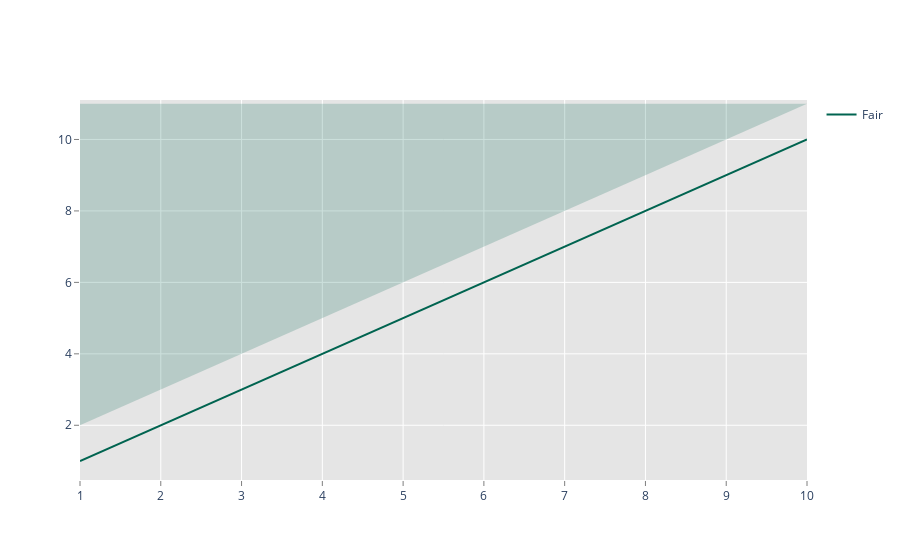

Notebook code cell kept with this figure:
### Code cell
import chart_studio.plotly as py
import plotly.graph_objs as go

x = [1, 2, 3, 4, 5, 6, 7, 8, 9, 10]
x_rev = x[::-1]

# Line 1
y1 = [1, 2, 3, 4, 5, 6, 7, 8, 9, 10]
y1_upper = [2, 3, 4, 5, 6, 7, 8, 9, 10, 11]
y1_lower = [0, 1, 2, 3, 4, 5, 6, 7, 8, 9]
y1_lower = y1_lower[::-1]

# Line 2
y2 = [5, 2.5, 5, 7.5, 5, 2.5, 7.5, 4.5, 5.5, 5]
y2_upper = [5.5, 3, 5.5, 8, 6, 3, 8, 5, 6, 5.5]
y2_lower = [4.5, 2, 4.4, 7, 4, 2, 7, 4, 5, 4.75]
y2_lower = y2_lower[::-1]

# Line 3
y3 = [10, 8, 6, 4, 2, 0, 2, 4, 2, 0]
y3_upper = [11, 9, 7, 5, 3, 1, 3, 5, 3, 1]
y3_lower = [9, 7, 5, 3, 1, -.5, 1, 3, 1, -1]
y3_lower = y3_lower[::-1]

trace1 = go.Scatter(
    x=x,
    y=y1_upper+y1_lower,
    fill='tozerox',
    fillcolor='rgba(0,100,80,0.2)',
    line=dict(color='rgba(255,255,255,0)'),
    showlegend=False,
    name='Fair',
)
trace2 = go.Scatter(
    x=x+x_rev,
    y=y2_upper+y2_lower,
    fill='tozerox',
    fillcolor='rgba(0,176,246,0.2)',
    line=dict(color='rgba(255,255,255,0)'),
    name='Premium',
    showlegend=False,
)
trace3 = go.Scatter(
    x=x+x_rev,
    y=y3_upper+y3_lower,
    fill='tozerox',
    fillcolor='rgba(231,107,243,0.2)',
    line=dict(color='rgba(255,255,255,0)'),
    showlegend=False,
    name='Fair',
)
trace4 = go.Scatter(
    x=x,
    y=y1,
    line=dict(color='rgb(0,100,80)'),
    mode='lines',
    name='Fair',
)
trace5 = go.Scatter(
    x=x,
    y=y2,
    line=dict(color='rgb(0,176,246)'),
    mode='lines',
    name='Premium',
)
trace6 = go.Scatter(
    x=x,
    y=y3,
    line=dict(color='rgb(231,107,243)'),
    mode='lines',
    name='Ideal',
)

data = [trace1, trace4] # trace2, trace3, trace4, trace5, trace6]

layout = go.Layout(
    paper_bgcolor='rgb(255,255,255)',
    plot_bgcolor='rgb(229,229,229)',
    xaxis=dict(
        gridcolor='rgb(255,255,255)',
        range=[1,10],
        showgrid=True,
        showline=False,
        showticklabels=True,
        tickcolor='rgb(127,127,127)',
        ticks='outside',
        zeroline=False
    ),
    yaxis=dict(
        gridcolor='rgb(255,255,255)',
        showgrid=True,
        showline=False,
        showticklabels=True,
        tickcolor='rgb(127,127,127)',
        ticks='outside',
        zeroline=False
    ),
)
fig = go.Figure(data=data, layout=layout)
fig.show()

### Figure 1 — Plotly figure (JSON) as saved in the notebook; plotly's stock layout.template omitted (floating-point values rounded to 4 significant figures)
{"data": [{"fill": "tozerox", "fillcolor": "rgba(0,100,80,0.2)", "line": {"color": "rgba(255,255,255,0)"}, "name": "Fair", "showlegend": false, "type": "scatter", "x": [1, 2, 3, 4, 5, 6, 7, 8, 9, 10], "y": [2, 3, 4, 5, 6, 7, 8, 9, 10, 11, 9, 8, 7, 6, 5, 4, 3, 2, 1, 0]}, {"line": {"color": "rgb(0,100,80)"}, "mode": "lines", "name": "Fair", "type": "scatter", "x": [1, 2, 3, 4, 5, 6, 7, 8, 9, 10], "y": [1, 2, 3, 4, 5, 6, 7, 8, 9, 10]}], "layout": {"paper_bgcolor": "rgb(255,255,255)", "plot_bgcolor": "rgb(229,229,229)", "xaxis": {"gridcolor": "rgb(255,255,255)", "range": [1, 10], "showgrid": true, "showline": false, "showticklabels": true, "tickcolor": "rgb(127,127,127)", "ticks": "outside", "zeroline": false}, "yaxis": {"gridcolor": "rgb(255,255,255)", "showgrid": true, "showline": false, "showticklabels": true, "tickcolor": "rgb(127,127,127)", "ticks": "outside", "zeroline": false}}}
